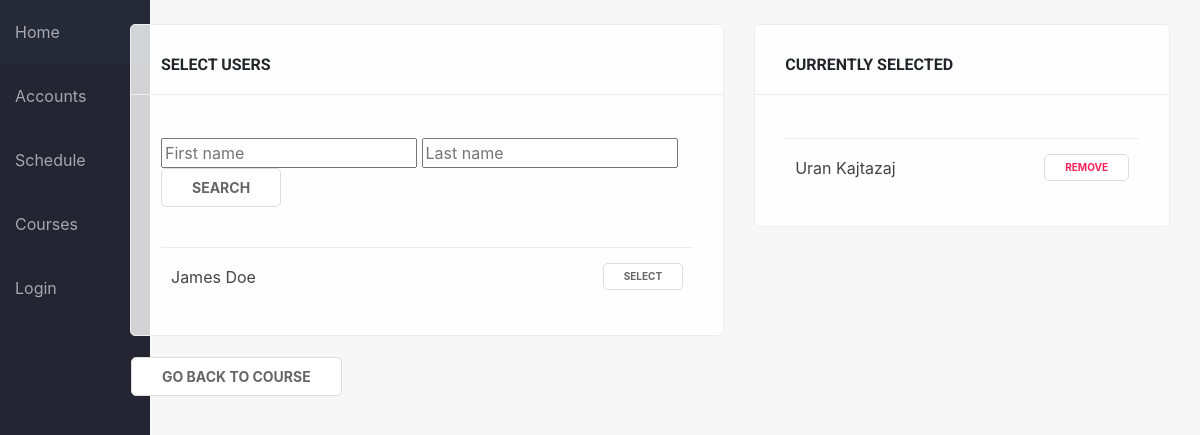
The page /course/13/teacher/edit/ on the database as committed earlier.
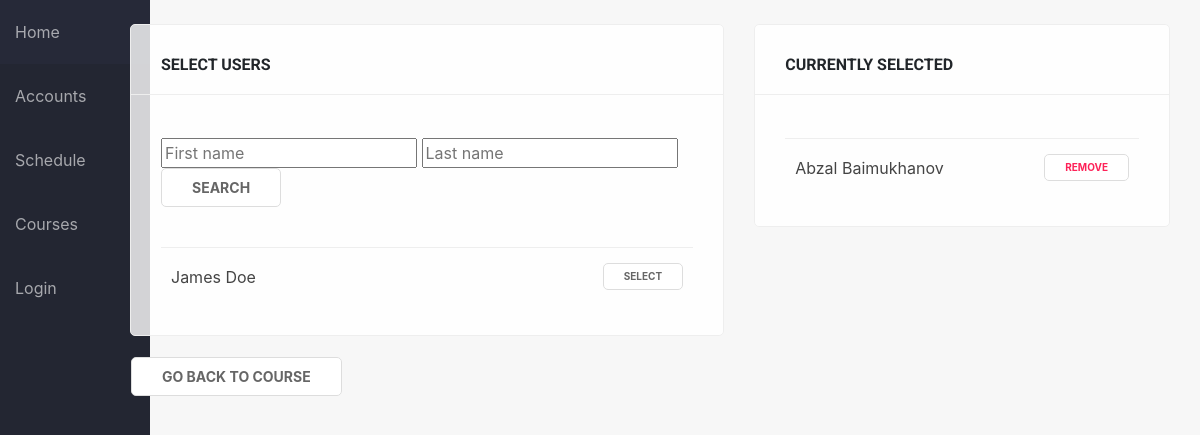
The same page on the database as committed later.
### sems/models.py (models this page shows, shortened)
class Student(models.Model):
    user = models.OneToOneField(User, on_delete=models.CASCADE, null=True)
    first_name = models.CharField(max_length=100, null=True)
    last_name = models.CharField(max_length=100, null=True)
    picture = models.ImageField(null=True, blank=True, default='no-img.png')
    website = models.URLField(max_length=100, null=True, blank=True)
    email = models.EmailField(max_length=100, null=True)
    program = models.ForeignKey(Program, on_delete=models.SET_NULL, null=True)
    country = models.ForeignKey(State, on_delete=models.SET_NULL, null=True)
    city = models.CharField(max_length=100, null=True)
    course = models.ManyToManyField(Course, related_name='course', blank=True)
    course_teacher = models.ManyToManyField(Course, related_name='course_teacher', blank=True)
    viti = models.IntegerField(choices=YEARS, default=1)
    semester = models.IntegerField(choices=SEMESTER, default=1)
    level = models.CharField(max_length=100, choices=LEVELS, default=1)

### sems/views.py (the view)
# urls.py: path('course/<int:course_id>/teacher/edit/', views.select_teacher, name='add_teacher'),
def select_teacher(request, course_id):
    students = Student.objects.all()
    curr_teachers = Student.objects.filter(course_teacher__in=[Course.objects.get(pk=course_id)])
    if request.method == 'GET':
        first_name = request.GET.get('first_name', '')
        last_name = request.GET.get('last_name', '')
        students = Student.objects.filter(first_name__contains=first_name, last_name__contains=last_name).exclude(course_teacher__in=[Course.objects.get(pk=course_id)])
    paginator = Paginator(students, 15)
    page = request.GET.get('page')
    students = paginator.get_page(page)
    return render (
        request, 'select_teacher.html', {'students': students, 'course_id': course_id, 'teachers': curr_teachers},
    )

### sems/templates/select_teacher.html (shortened to what this page needs)
{% extends 'base_generic.html' %}
{% block content %}
<div class="container">
    <div class="row">
        <div class="col-md-7 col-xs-12">
            <div class="card-box">
                <h6>Select Users</h6><br/>
                <form method="get">
                    <input type="text" name="first_name" placeholder="First name">
                    <input type="text" name="last_name" placeholder="Last name">
                    <button type="submit" class="btn btn-primary">Search</button>
                </form>
                <br>
                {% if students %}
                <table>
                    <tbody>
                    {% for student in students %}
                        <tr>
                            <td>
                                {{ student.first_name }} {{ student.last_name }}<br/>
                            </td>
                            <td class="text-right"><small><a class="btn btn-sm btn-third" href="{% url 'confirm_teacher' course_id=course_id student_id=student.pk %}">Select</a></small></td>
                        </tr>
                    {% endfor %}
                    </tbody>
                </table>
                {% else %}
                <p class="text-danger">No Users Available</p>
                {% endif %}
            </div>
            <div class="empty-box">
                <a class="btn btn-primary" href="{% url 'course_detail' pk=course_id %}">Go back to course</a>
            </div>
        </div>
        <div class="col-md-5 col-xs-12">
            <div class="card-box">
                <h6>Currently selected</h6><br/>
                {% if teachers %}
                <table>
                    <tbody>
                    {% for teacher in teachers %}
                        <tr>
                            <td>
                                {{ teacher.first_name }} {{ teacher.last_name }}<br/>
                            </td>
                            <td class="text-right">
                                <span class="with-popup">
                                    <small><a class="btn btn-sm btn-danger">Remove</a></small>
                                </span>
                            </td>
                        </tr>
                    {% endfor %}
                    </tbody>
                </table>
                {% else %}
                <p class="text-danger">No users selected</p>
                {% endif %}
            </div>
        </div>
    </div>
</div>
{% endblock %}

Rows that differ between the two databases and show on the page:
changed Student: first_name "Uran" → "Abzal"; last_name "Kajtazaj" → "Baimukhanov"
